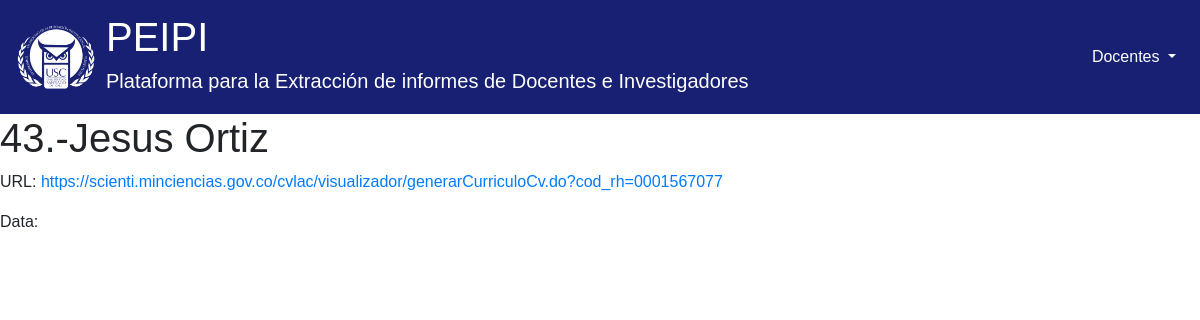
The app's page /detail/121/ with its own data.
### scraping/models.py (models this page shows, shortened)
class Entry(models.Model):
    name = models.CharField(max_length=255)
    href = models.URLField()

### scraping/views.py (the view)
# urls.py: path('detail/<int:pk>/', views.detail_page, name='detail_page'),
def detail_page(request, pk):
    entry = get_object_or_404(Entry, pk=pk)
    return render(request, 'detail.html', {'entry': entry})

### scraping/templates/detail.html (shortened to what this page needs)
{% extends 'base.html' %}
{% block content %}
    <h1>{{ entry.name }}</h1>
    <div>
        <p>URL: <a href="{{ entry.href }}">{{ entry.href }}</a></p>
        <p>Data:</p>
    </div>
{% endblock %}

### scraping/estilos/custom.css (style rules this page uses)
body { margin: 0; font-family: Arial, sans-serif; }

### records on screen
Entry: name "43.-Jesus Ortiz", href "https://scienti.minciencias.gov.co/cvlac/visualizador/generarCurriculoCv.do?cod_rh=0001567077"
